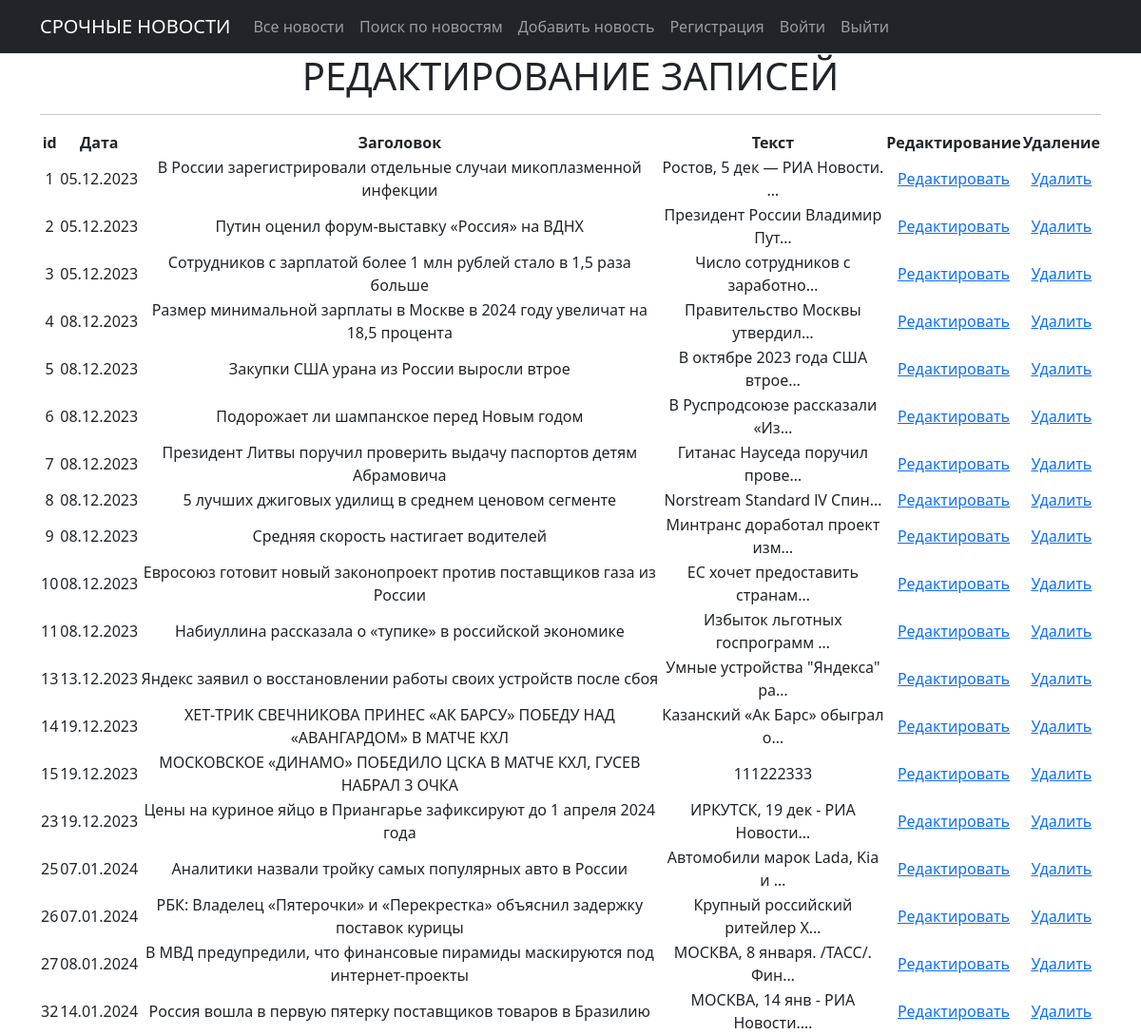
Page /utils/ on the committed database.
### news/models.py (models this page shows, shortened)
class Post(models.Model):
    author = models.ForeignKey(Author, on_delete=models.CASCADE)
    NEWS = 'NW'
    ARTICLE = 'AR'
    CATEGORY_CHOICES = ((NEWS, 'Новость'), (ARTICLE, 'Статья'),)
    categoryType = models.CharField(max_length=2, choices=CATEGORY_CHOICES, default=ARTICLE)
    dateCreation = models.DateTimeField(auto_now_add=True)
    postCategory = models.ManyToManyField('Category', through='PostCategory')
    title = models.CharField(max_length=128)
    text = models.TextField()
    rating = models.SmallIntegerField(default=0)

### news/views.py (the view)
# urls.py: path('utils/', NewsUtil.as_view(), name='news_util'),
class NewsUtil(ListView):
    form_class = PostForm
    model = Post
    template_name = 'news_utils.html'

### templates/news_utils.html (shortened to what this page needs)
{% extends 'flatpages/default.html' %}
{% load custom_tags %}
{% block content %}
    <h1>РЕДАКТИРОВАНИЕ ЗАПИСЕЙ</h1>
       <hr>
    {% if post_list %}
        <table>
           <tr>
               <th scope="col">id</th>
               <th scope="col">Дата</th>
               <th scope="col">Заголовок</th>
               <th scope="col">Текст</th>
               <th scope="col">Редактирование</th>
               <th scope="col">Удаление</th>
           </tr>
          {% for n in post_list %}
           <tr>
               <td>{{ n.id }}</td>
               <td>{{ n.dateCreation|date:'d.m.Y' }}</td>
               <td>{{ n.title}}</td>
               <td>{{ n.text|truncatechars:30 }}</td>
               <td><a href="{% url 'edit_page' n.pk %}">Редактировать</a></td>
               <td><a href="{% url 'delete_page' n.pk %}">Удалить</a></td>
           </tr>
           {% endfor %}
        </table>
   {% else %}
       <h2>Новостей нет!</h2>
   {% endif %}
{% endblock content %}

### rows in the picture
Post: id "1", dateCreation "05.12.2023", title "В России зарегистрировали отдельные случаи микоплазменной инфекции", text "Ростов, 5 дек — РИА Новости. …"
Post: id "2", dateCreation "05.12.2023", title "Путин оценил форум-выставку «Россия» на ВДНХ", text "Президент России Владимир Пут…"
Post: id "3", dateCreation "05.12.2023", title "Сотрудников с зарплатой более 1 млн рублей стало в 1,5 раза больше", text "Число сотрудников с заработно…"
Post: id "4", dateCreation "08.12.2023", title "Размер минимальной зарплаты в Москве в 2024 году увеличат на 18,5 процента", text "Правительство Москвы утвердил…"
Post: id "5", dateCreation "08.12.2023", title "Закупки США урана из России выросли втрое", text "В октябре 2023 года США втрое…"
Post: id "6", dateCreation "08.12.2023", title "Подорожает ли шампанское перед Новым годом", text "В Руспродсоюзе рассказали «Из…"
Post: id "7", dateCreation "08.12.2023", title "Президент Литвы поручил проверить выдачу паспортов детям Абрамовича", text "Гитанас Науседа поручил прове…"
Post: id "8", dateCreation "08.12.2023", title "5 лучших джиговых удилищ в среднем ценовом сегменте", text "Norstream Standard lV Спин…"
Post: id "9", dateCreation "08.12.2023", title "Средняя скорость настигает водителей", text "Минтранс доработал проект изм…"
Post: id "10", dateCreation "08.12.2023", title "Евросоюз готовит новый законопроект против поставщиков газа из России", text "ЕС хочет предоставить странам…"
Post: id "11", dateCreation "08.12.2023", title "Набиуллина рассказала о «тупике» в российской экономике", text "Избыток льготных госпрограмм …"
Post: id "13", dateCreation "13.12.2023", title "Яндекс заявил о восстановлении работы своих устройств после сбоя", text "Умные устройства \"Яндекса\" ра…"
Post: id "14", dateCreation "19.12.2023", title "ХЕТ‑ТРИК СВЕЧНИКОВА ПРИНЕС «АК БАРСУ» ПОБЕДУ НАД «АВАНГАРДОМ» В МАТЧЕ КХЛ", text "Казанский «Ак Барс» обыграл о…"
Post: id "15", dateCreation "19.12.2023", title "МОСКОВСКОЕ «ДИНАМО» ПОБЕДИЛО ЦСКА В МАТЧЕ КХЛ, ГУСЕВ НАБРАЛ 3 ОЧКА", text "111222333"
Post: id "23", dateCreation "19.12.2023", title "Цены на куриное яйцо в Приангарье зафиксируют до 1 апреля 2024 года", text "ИРКУТСК, 19 дек - РИА Новости…"
Post: id "25", dateCreation "07.01.2024", title "Аналитики назвали тройку самых популярных авто в России", text "Автомобили марок Lada, Kia и …"
Post: id "26", dateCreation "07.01.2024", title "РБК: Владелец «Пятерочки» и «Перекрестка» объяснил задержку поставок курицы", text "Крупный российский ритейлер X…"
Post: id "27", dateCreation "08.01.2024", title "В МВД предупредили, что финансовые пирамиды маскируются под интернет-проекты", text "МОСКВА, 8 января. /ТАСС/. Фин…"
Post: id "32", dateCreation "14.01.2024", title "Россия вошла в первую пятерку поставщиков товаров в Бразилию", text "МОСКВА, 14 янв - РИА Новости.…"
